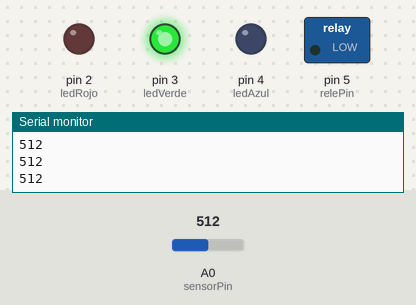
Simulated run of this sketch. Board: Arduino Uno, built with avr-gcc and run on an emulated ATmega328P. Parts: switched loads named in the sketch (green lamp = pin HIGH), output pins drawn as LEDs (lit = HIGH), the last lines printed to the serial monitor. The test bench sets the inputs (shaded band); at power-on: A0 (sensorPin) = 512.

Above: at 1.2 s.
1.3 s: A0 (sensorPin) set to 532
2.8 s: A0 (sensorPin) set to 558
At 3.4 s:
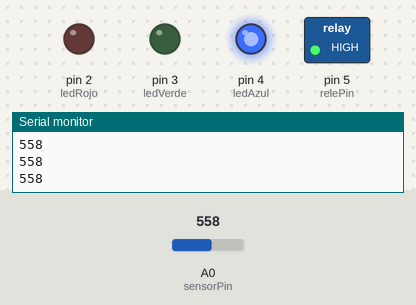
4.3 s: A0 (sensorPin) set to 340
At 4.7 s:
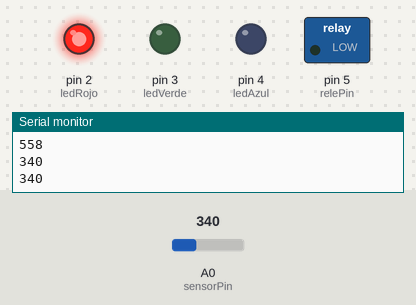
5.9 s: A0 (sensorPin) set to 365
At 7.2 s:
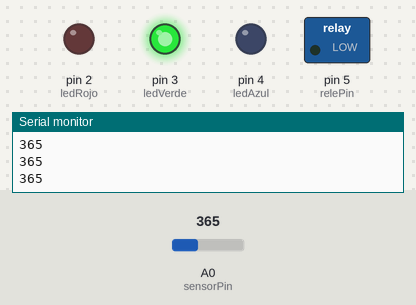
7.5 s: A0 (sensorPin) set to 306
At 8.5 s:
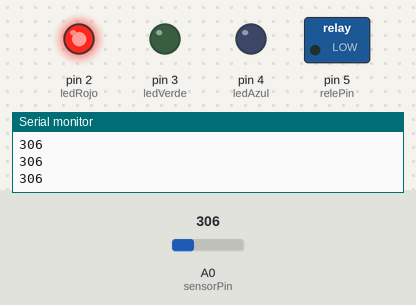
Timing chart, 0 to 10.1 s (numbered marks = the images above; inputs shaded):
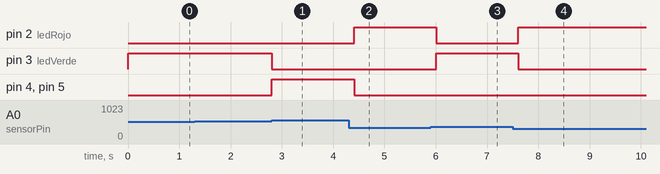

Measured:
- the behaviour switches between 550 and 551 on A0 (sensorPin) (found by bisection; images 0 and 1)
- the behaviour switches between 349 and 350 on A0 (sensorPin) (found by bisection; images 2 and 3)
- after the input at 2.8 s, pin 3 (ledVerde): HIGH → LOW at once; pin 4 (ledAzul), pin 5 (relePin): LOW → HIGH at once
- after the input at 4.3 s, pin 2 (ledRojo): LOW → HIGH after 0.11 s; pin 4 (ledAzul), pin 5 (relePin): HIGH → LOW after 0.11 s
- after the input at 5.9 s, pin 2 (ledRojo): HIGH → LOW after 0.11 s; pin 3 (ledVerde): LOW → HIGH after 0.11 s
- after the input at 7.5 s, pin 2 (ledRojo): LOW → HIGH after 0.11 s; pin 3 (ledVerde): HIGH → LOW after 0.11 s

The sketch:

sensor_agua.ino
```cpp
// (licence header left out)
// Pines
#define sensorPin  A0     // Sensor de nivel
#define ledRojo    2
#define ledVerde   3
#define ledAzul    4
#define relePin    5

void setup() {
  Serial.begin(9600);

  pinMode(ledRojo, OUTPUT);
  pinMode(ledVerde, OUTPUT);
  pinMode(ledAzul, OUTPUT);
  pinMode(relePin, OUTPUT);

  digitalWrite(relePin, LOW);  // Relevador apagado al inicio

}

void loop() {
  int valor = analogRead(sensorPin);
  Serial.println(valor);

  // Apagar todos los LEDs antes de decidir
  digitalWrite(ledRojo, LOW);
  digitalWrite(ledVerde, LOW);
  digitalWrite(ledAzul, LOW);
  digitalWrite(relePin, LOW);

 // Nivel bajo
  if (valor < 350)
  {
    digitalWrite(ledRojo, HIGH);

  } else if (valor >= 350 && valor <= 550)  // Nivel medio
    {
    digitalWrite(ledVerde, HIGH);

    }else if (valor > 550) // Nivel alto
     {
      digitalWrite(ledAzul, HIGH);
      digitalWrite(relePin, HIGH);  // Activa el relevador
     }

  delay(200);
}
```
